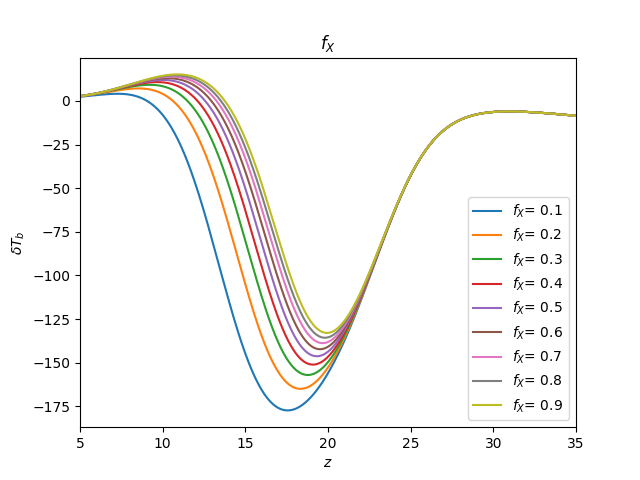

Here is the Python script that generated this plot:
import ares
import matplotlib.pyplot as plt
import numpy as np

fX=np.arange(0.1, 1, 0.1)
fig1 = plt.figure()
for i in range(len(fX)):
    sim = ares.simulations.Global21cm(fX = fX[i])
    sim.run()
    plt.plot(sim.history['z'], sim.history['dTb'], label = "$f_X$= "+str(round(fX[i],1)))

plt.title(r"$f_X$")
plt.xlabel(r"$z$")
plt.ylabel(r"$\delta T_b$")
plt.legend(loc='lower right')
plt.xlim(5,35)
plt.savefig("f_X.png")